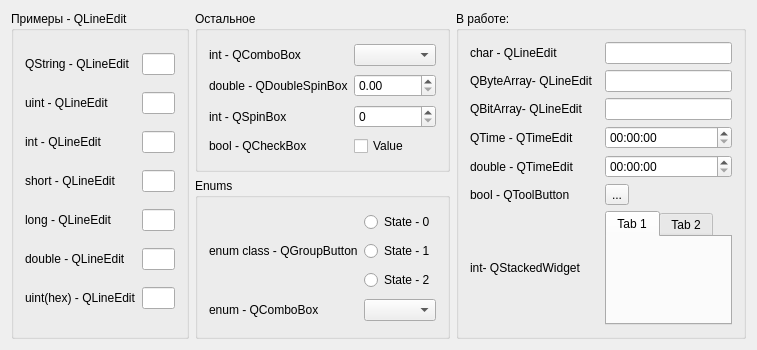
<?xml version="1.0" encoding="UTF-8"?>
<ui version="4.0">
 <class>MainWidget</class>
 <widget class="QWidget" name="MainWidget">
  <property name="geometry">
   <rect>
    <x>0</x>
    <y>0</y>
    <width>757</width>
    <height>350</height>
   </rect>
  </property>
  <property name="windowTitle">
   <string>MainWidget</string>
  </property>
  <layout class="QGridLayout" name="gridLayout">
   <item row="0" column="1">
    <widget class="QGroupBox" name="groupBox_2">
     <property name="title">
      <string>Остальное</string>
     </property>
     <layout class="QGridLayout" name="gridLayout_3">
      <item row="3" column="0">
       <widget class="QLabel" name="label_11">
        <property name="text">
         <string>bool - QCheckBox</string>
        </property>
       </widget>
      </item>
      <item row="1" column="1">
       <widget class="QDoubleSpinBox" name="dsbDouble"/>
      </item>
      <item row="1" column="0">
       <widget class="QLabel" name="label_10">
        <property name="text">
         <string>double - QDoubleSpinBox</string>
        </property>
       </widget>
      </item>
      <item row="2" column="1">
       <widget class="QSpinBox" name="sbInt"/>
      </item>
      <item row="2" column="0">
       <widget class="QLabel" name="label_9">
        <property name="text">
         <string>int - QSpinBox</string>
        </property>
       </widget>
      </item>
      <item row="3" column="1">
       <widget class="QCheckBox" name="chb">
        <property name="text">
         <string>Value</string>
        </property>
       </widget>
      </item>
      <item row="0" column="1">
       <widget class="QComboBox" name="cbInt"/>
      </item>
      <item row="0" column="0">
       <widget class="QLabel" name="label_3">
        <property name="text">
         <string>int - QComboBox</string>
        </property>
       </widget>
      </item>
     </layout>
    </widget>
   </item>
   <item row="1" column="1">
    <widget class="QGroupBox" name="groupBox_3">
     <property name="title">
      <string>Enums</string>
     </property>
     <layout class="QGridLayout" name="gridLayout_4">
      <item row="1" column="1">
       <widget class="QRadioButton" name="radioButton_2">
        <property name="text">
         <string>State - 1</string>
        </property>
       </widget>
      </item>
      <item row="4" column="1">
       <widget class="QComboBox" name="cbEnum"/>
      </item>
      <item row="1" column="0">
       <widget class="QLabel" name="label_15">
        <property name="text">
         <string>enum class - QGroupButton</string>
        </property>
       </widget>
      </item>
      <item row="0" column="1">
       <widget class="QRadioButton" name="radioButton">
        <property name="text">
         <string>State - 0</string>
        </property>
       </widget>
      </item>
      <item row="2" column="1">
       <widget class="QRadioButton" name="radioButton_3">
        <property name="text">
         <string>State - 2</string>
        </property>
       </widget>
      </item>
      <item row="4" column="0">
       <widget class="QLabel" name="label_12">
        <property name="text">
         <string>enum - QComboBox</string>
        </property>
       </widget>
      </item>
     </layout>
    </widget>
   </item>
   <item row="0" column="0" rowspan="2">
    <widget class="QGroupBox" name="groupBox">
     <property name="title">
      <string>Примеры - QLineEdit</string>
     </property>
     <layout class="QGridLayout" name="gridLayout_2">
      <item row="6" column="0">
       <widget class="QLabel" name="label_7">
        <property name="text">
         <string>uint(hex) - QLineEdit</string>
        </property>
       </widget>
      </item>
      <item row="4" column="0">
       <widget class="QLabel" name="label_5">
        <property name="text">
         <string>long - QLineEdit</string>
        </property>
       </widget>
      </item>
      <item row="5" column="2">
       <widget class="QLineEdit" name="leDouble"/>
      </item>
      <item row="5" column="0">
       <widget class="QLabel" name="label_6">
        <property name="text">
         <string>double - QLineEdit</string>
        </property>
       </widget>
      </item>
      <item row="6" column="2">
       <widget class="QLineEdit" name="leUintHex"/>
      </item>
      <item row="2" column="0">
       <widget class="QLabel" name="label_4">
        <property name="text">
         <string>int - QLineEdit</string>
        </property>
       </widget>
      </item>
      <item row="4" column="2">
       <widget class="QLineEdit" name="leLong"/>
      </item>
      <item row="0" column="0">
       <widget class="QLabel" name="label">
        <property name="text">
         <string>QString - QLineEdit</string>
        </property>
       </widget>
      </item>
      <item row="0" column="2">
       <widget class="QLineEdit" name="leString"/>
      </item>
      <item row="1" column="2">
       <widget class="QLineEdit" name="leUint"/>
      </item>
      <item row="2" column="2">
       <widget class="QLineEdit" name="leInt"/>
      </item>
      <item row="1" column="0">
       <widget class="QLabel" name="label_2">
        <property name="text">
         <string>uint - QLineEdit</string>
        </property>
       </widget>
      </item>
      <item row="3" column="2">
       <widget class="QLineEdit" name="leShort"/>
      </item>
      <item row="3" column="0">
       <widget class="QLabel" name="label_8">
        <property name="text">
         <string>short - QLineEdit</string>
        </property>
       </widget>
      </item>
     </layout>
    </widget>
   </item>
   <item row="0" column="2" rowspan="2">
    <widget class="QGroupBox" name="groupBox_4">
     <property name="title">
      <string>В работе:</string>
     </property>
     <layout class="QGridLayout" name="gridLayout_5">
      <item row="1" column="0">
       <widget class="QLabel" name="label_19">
        <property name="text">
         <string>QByteArray- QLineEdit</string>
        </property>
       </widget>
      </item>
      <item row="0" column="2">
       <widget class="QLineEdit" name="leString_2"/>
      </item>
      <item row="1" column="2">
       <widget class="QLineEdit" name="leString_3"/>
      </item>
      <item row="0" column="0">
       <widget class="QLabel" name="label_18">
        <property name="text">
         <string>char - QLineEdit</string>
        </property>
       </widget>
      </item>
      <item row="5" column="2">
       <widget class="QTimeEdit" name="timeEdit_2"/>
      </item>
      <item row="4" column="0" colspan="2">
       <widget class="QLabel" name="label_13">
        <property name="text">
         <string>QTime - QTimeEdit</string>
        </property>
       </widget>
      </item>
      <item row="4" column="2">
       <widget class="QTimeEdit" name="timeEdit"/>
      </item>
      <item row="6" column="0" colspan="2">
       <widget class="QLabel" name="label_16">
        <property name="text">
         <string>bool - QToolButton</string>
        </property>
       </widget>
      </item>
      <item row="7" column="0">
       <widget class="QLabel" name="label_17">
        <property name="text">
         <string>int- QStackedWidget</string>
        </property>
       </widget>
      </item>
      <item row="7" column="2">
       <widget class="QTabWidget" name="tabWidget">
        <widget class="QWidget" name="tab">
         <attribute name="title">
          <string>Tab 1</string>
         </attribute>
        </widget>
        <widget class="QWidget" name="tab_2">
         <attribute name="title">
          <string>Tab 2</string>
         </attribute>
        </widget>
       </widget>
      </item>
      <item row="6" column="2">
       <widget class="QToolButton" name="toolButton">
        <property name="text">
         <string>...</string>
        </property>
       </widget>
      </item>
      <item row="5" column="0" colspan="2">
       <widget class="QLabel" name="label_14">
        <property name="text">
         <string>double - QTimeEdit</string>
        </property>
       </widget>
      </item>
      <item row="2" column="2">
       <widget class="QLineEdit" name="leString_4"/>
      </item>
      <item row="2" column="0">
       <widget class="QLabel" name="label_20">
        <property name="text">
         <string>QBitArray- QLineEdit</string>
        </property>
       </widget>
      </item>
     </layout>
    </widget>
   </item>
  </layout>
 </widget>
 <layoutdefault spacing="6" margin="11"/>
 <resources/>
 <connections/>
</ui>
